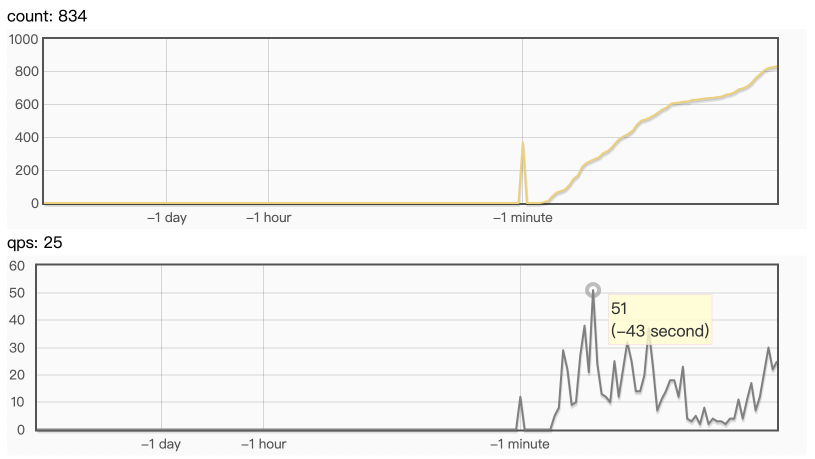
#> input picture deploy/pdserving/imgs/c++_qps.png, 1630 x 918 px (shown at 1/2 size)
$ python -i ocr_reader.py   (imports and definitions only)
#> lines starting #> are read from the running program, lines starting #| are printed output that depends on the picture
#> further down, picture is the input picture: shape (918, 1630, 3); mean B, G, R 243.4, 244.3, 244.4
# Copyright (c) 2021 PaddlePaddle Authors. All Rights Reserved.
#
# Licensed under the Apache License, Version 2.0 (the "License");
# you may not use this file except in compliance with the License.
# You may obtain a copy of the License at
#
#     http://www.apache.org/licenses/LICENSE-2.0
#
# Unless required by applicable law or agreed to in writing, software
# distributed under the License is distributed on an "AS IS" BASIS,
# WITHOUT WARRANTIES OR CONDITIONS OF ANY KIND, either express or implied.
# See the License for the specific language governing permissions and
# limitations under the License.

import cv2
import copy
import numpy as np
import math
import re
import sys
import argparse
import string
from copy import deepcopy


class DetResizeForTest(object):
    def __init__(self, **kwargs):
        super(DetResizeForTest, self).__init__()
        self.resize_type = 0
        if "image_shape" in kwargs:
            self.image_shape = kwargs["image_shape"]
            self.resize_type = 1
        elif "limit_side_len" in kwargs:
            self.limit_side_len = kwargs["limit_side_len"]
            self.limit_type = kwargs.get("limit_type", "min")
        elif "resize_short" in kwargs:
            self.limit_side_len = 736
            self.limit_type = "min"
        else:
            self.resize_type = 2
            self.resize_long = kwargs.get("resize_long", 960)

    def __call__(self, data):
        img = deepcopy(data)
        src_h, src_w, _ = img.shape
#> src_h = 918; src_w = 1630

        if self.resize_type == 0:
            img, [ratio_h, ratio_w] = self.resize_image_type0(img)
        elif self.resize_type == 2:
            img, [ratio_h, ratio_w] = self.resize_image_type2(img)
        else:
            img, [ratio_h, ratio_w] = self.resize_image_type1(img)

        return img

    # [53 lines left out: functions resize_image_type1, resize_image_type0, not called in this run]

    def resize_image_type2(self, img):
        h, w, _ = img.shape
#> h = 918; w = 1630

        resize_w = w
#> resize_w = 1630
        resize_h = h
#> resize_h = 918

        # Fix the longer side
        if resize_h > resize_w:
            ratio = float(self.resize_long) / resize_h
        else:
            ratio = float(self.resize_long) / resize_w
#> ratio = 0.589

        resize_h = int(resize_h * ratio)
#> resize_h = 540
        resize_w = int(resize_w * ratio)
#> resize_w = 960

        max_stride = 128
        resize_h = (resize_h + max_stride - 1) // max_stride * max_stride
#> resize_h = 640
        resize_w = (resize_w + max_stride - 1) // max_stride * max_stride
#> resize_w = 1024
        img = cv2.resize(img, (int(resize_w), int(resize_h)))
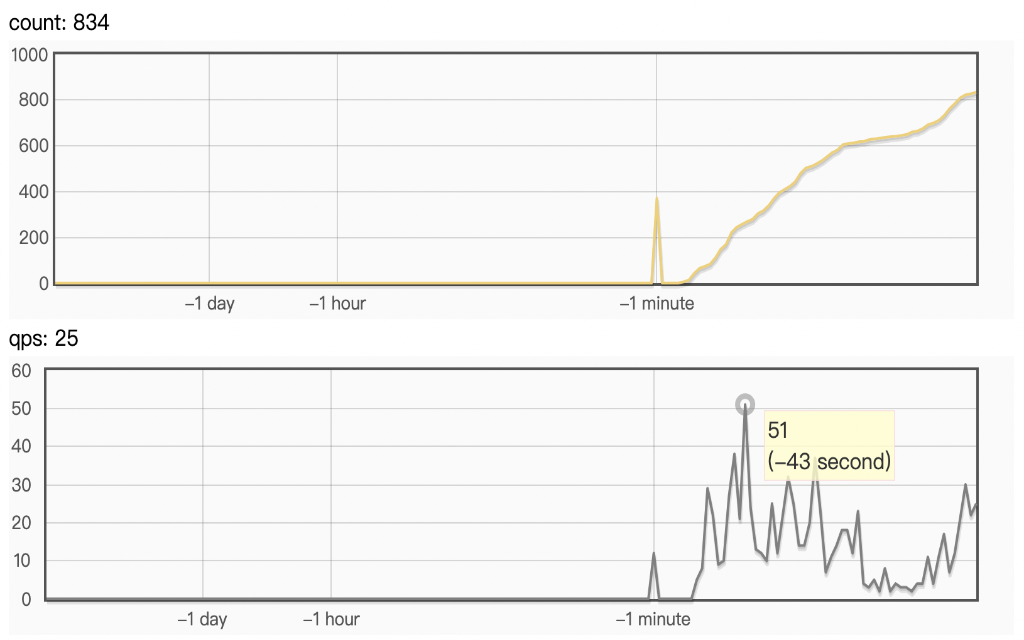
#> img: shape (640, 1024, 3); mean of channels 0, 1, 2 243.3, 244.2, 244.4; drawn as B, G, R
        ratio_h = resize_h / float(h)
#> ratio_h = 0.697
        ratio_w = resize_w / float(w)
#> ratio_w = 0.628

        return img, [ratio_h, ratio_w]


class BaseRecLabelDecode(object):
    """Convert between text-label and text-index"""

    # [75 lines left out: function __init__, not called in this run]

    def add_special_char(self, dict_character):
        return dict_character

    # [26 lines left out: function decode, not called in this run]

    def get_ignored_tokens(self):
        return [0]  # for ctc blank


class CTCLabelDecode(BaseRecLabelDecode):
    """Convert between text-label and text-index"""

    # [18 lines left out: functions __init__, __call__, not called in this run]

    def add_special_char(self, dict_character):
        dict_character = ["blank"] + dict_character
        return dict_character


class CharacterOps(object):
    """Convert between text-label and text-index"""

    # [75 lines left out: functions __init__, encode, decode, not called in this run]

    def get_char_num(self):
        return len(self.character)

    # [14 lines left out: function get_beg_end_flag_idx, not called in this run]


class OCRReader(object):
    # [67 lines left out: functions __init__, resize_norm_img, preprocess, postprocess, not called in this run]

>>> import cv2
>>> picture = cv2.imread('../imgs/c++_qps.png')
>>> result = DetResizeForTest()(picture)
#> in __call__, `img, [ratio_h, ratio_w] = self.resize_image_type2(img)`: ratio_h = 0.697; ratio_w = 0.628
